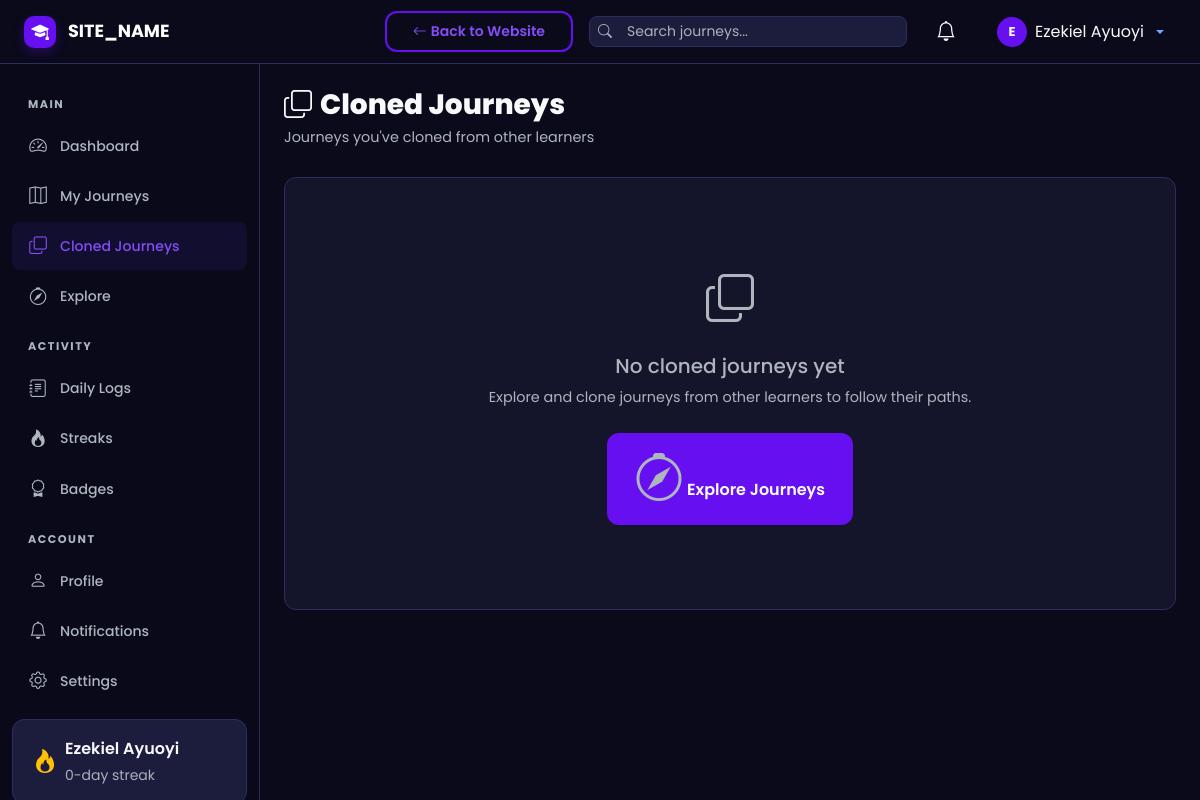
The app's page /user/cloned.php (signed in), older data.
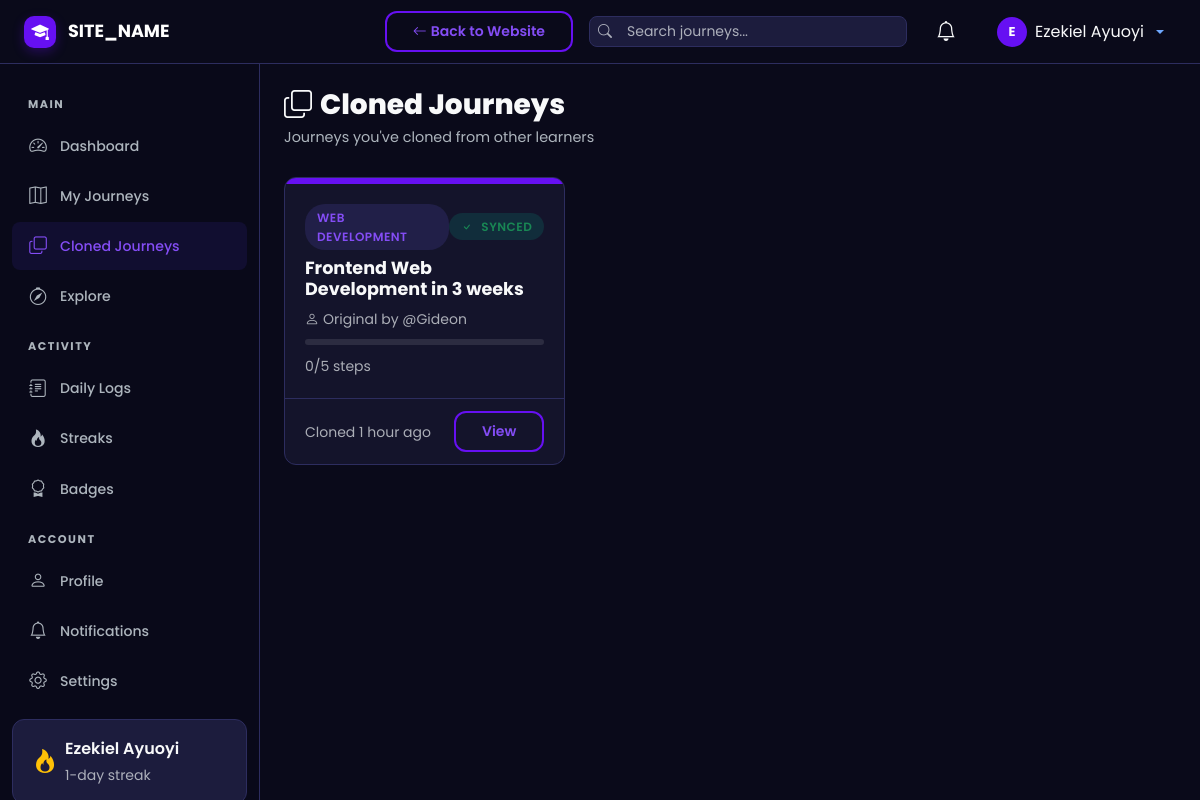
The same page, newer data.
### tables this page shows
CREATE TABLE `cloned_journeys` (
  `id` int UNSIGNED NOT NULL,
  `original_journey_id` int UNSIGNED NOT NULL,
  `cloned_journey_id` int UNSIGNED NOT NULL,
  `user_id` int UNSIGNED NOT NULL,
  `last_synced_at` datetime DEFAULT NULL,
  `is_synced` tinyint(1) NOT NULL DEFAULT '1',
  `created_at` datetime NOT NULL DEFAULT CURRENT_TIMESTAMP
);

CREATE TABLE `categories` (
  `id` int UNSIGNED NOT NULL,
  `name` varchar(100) NOT NULL,
  `slug` varchar(100) NOT NULL,
  `icon` varchar(50) DEFAULT 'bi-folder',
  `created_at` datetime NOT NULL DEFAULT CURRENT_TIMESTAMP
);

CREATE TABLE `journeys` (
  `id` int UNSIGNED NOT NULL,
  `user_id` int UNSIGNED NOT NULL,
  `title` varchar(255) NOT NULL,
  `slug` varchar(255) NOT NULL,
  `description` text,
  `category_id` int UNSIGNED DEFAULT NULL,
  `visibility` enum('public','private') NOT NULL DEFAULT 'public',
  `status` enum('active','completed','archived') NOT NULL DEFAULT 'active',
  `is_featured` tinyint(1) NOT NULL DEFAULT '0',
  `total_steps` int UNSIGNED NOT NULL DEFAULT '0',
  `completed_steps` int UNSIGNED NOT NULL DEFAULT '0',
  `clone_count` int UNSIGNED NOT NULL DEFAULT '0',
  `view_count` int UNSIGNED NOT NULL DEFAULT '0',
  `created_at` datetime NOT NULL DEFAULT CURRENT_TIMESTAMP,
  `updated_at` datetime NOT NULL DEFAULT CURRENT_TIMESTAMP ON UPDATE CURRENT_TIMESTAMP
);

CREATE TABLE `users` (
  `id` int UNSIGNED NOT NULL,
  `username` varchar(50) NOT NULL,
  `email` varchar(255) NOT NULL,
  `password_hash` varchar(255) NOT NULL,
  `full_name` varchar(100) NOT NULL,
  `avatar` varchar(255) DEFAULT 'default-avatar.png',
  `bio` text,
  `role` enum('user','admin') NOT NULL DEFAULT 'user',
  `is_active` tinyint(1) NOT NULL DEFAULT '1',
  `current_streak` int UNSIGNED NOT NULL DEFAULT '0',
  `longest_streak` int UNSIGNED NOT NULL DEFAULT '0',
  `last_activity_date` date DEFAULT NULL,
  `created_at` datetime NOT NULL DEFAULT CURRENT_TIMESTAMP,
  `updated_at` datetime NOT NULL DEFAULT CURRENT_TIMESTAMP ON UPDATE CURRENT_TIMESTAMP
);

### includes/session.php (called while the page is built, shortened)
<?php
function isLoggedIn(): bool {
    return isset($_SESSION['user_id']);
}
function getCurrentUser(): ?array {
    return [
        'id'        => $_SESSION['user_id'],
        'username'  => $_SESSION['username'],
        'full_name' => $_SESSION['full_name'],
        'email'     => $_SESSION['email'],
        'role'      => $_SESSION['user_role'],
        'avatar'    => $_SESSION['avatar'] ?? 'default-avatar.png',
    ];
}

### includes/helpers.php (called while the page is built, shortened)
<?php
function sanitize(?string $input): string {
    return htmlspecialchars(trim($input), ENT_QUOTES, 'UTF-8');
}
function timeAgo(string $datetime): string {
    $now  = new DateTime();
    $past = new DateTime($datetime);
    $diff = $now->diff($past);
    if ($diff->h > 0) return $diff->h . ' hour' . ($diff->h > 1 ? 's' : '') . ' ago';
    return 'just now';
}
function getUserStats(int $userId): array {
    $db = getDB();
    $stmt = $db->prepare("SELECT current_streak, longest_streak FROM users WHERE id = ?");
    $stmt->execute([$userId]);
    $user = $stmt->fetch();
    $stmt = $db->prepare("SELECT COUNT(*) FROM journeys WHERE user_id = ? AND status = 'completed'");
    $stmt->execute([$userId]);
    $completedJourneys = (int)$stmt->fetchColumn();
    $stmt = $db->prepare("SELECT COUNT(*) FROM steps s JOIN journeys j ON s.journey_id = j.id WHERE j.user_id = ? AND s.status = 'completed'");
    $stmt->execute([$userId]);
    $completedSteps = (int)$stmt->fetchColumn();
    $stmt = $db->prepare("SELECT SUM(clone_count) FROM journeys WHERE user_id = ?");
    $stmt->execute([$userId]);
    $totalClones = (int)$stmt->fetchColumn();
    $stmt = $db->prepare("SELECT COUNT(*) FROM aha_votes av JOIN steps s ON av.step_id = s.id JOIN journeys j ON s.journey_id = j.id WHERE j.user_id = ?");
    $stmt->execute([$userId]);
    $totalAha = (int)$stmt->fetchColumn();
    $stmt = $db->prepare("SELECT COUNT(*) FROM journeys WHERE user_id = ?");
    $stmt->execute([$userId]);
    $totalJourneys = (int)$stmt->fetchColumn();
    $stmt = $db->prepare("SELECT COUNT(*) FROM daily_logs WHERE user_id = ?");
    $stmt->execute([$userId]);
    $totalLogs = (int)$stmt->fetchColumn();
    $stmt = $db->prepare("SELECT COUNT(*) FROM step_comments WHERE user_id = ?");
    $stmt->execute([$userId]);
    $totalComments = (int)$stmt->fetchColumn();
    $stmt = $db->prepare("SELECT COUNT(*) FROM aha_votes WHERE user_id = ?");
    $stmt->execute([$userId]);
    $totalAhaGiven = (int)$stmt->fetchColumn();
    return [
        'current_streak'     => $user['current_streak'] ?? 0,
        'longest_streak'     => $user['longest_streak'] ?? 0,
        'completed_journeys' => $completedJourneys,
        'completed_steps'    => $completedSteps,
        'total_clones'       => $totalClones,
        'total_aha_received' => $totalAha,
        'total_aha_given'    => $totalAhaGiven,
        'total_journeys'     => $totalJourneys,
        'total_logs'         => $totalLogs,
        'total_comments_given' => $totalComments,
    ];
}

### user/cloned.php (the view, shortened to what the changed rows need)
<?php
require_once __DIR__ . '/../includes/dashboard_header.php';
$db = getDB();
$userId = getCurrentUserId();
$stmt = $db->prepare("SELECT cj.*, j.title, j.slug, j.total_steps, j.completed_steps, j.status, j.category_id,
    oj.title AS original_title, u.username AS original_author, c.name AS category_name
    FROM cloned_journeys cj
    JOIN journeys j ON cj.cloned_journey_id = j.id
    JOIN journeys oj ON cj.original_journey_id = oj.id
    JOIN users u ON oj.user_id = u.id
    LEFT JOIN categories c ON j.category_id = c.id
    WHERE cj.user_id = ?
    ORDER BY cj.created_at DESC");
$stmt->execute([$userId]);
$cloned = $stmt->fetchAll();
?>
<div class="st-page-header">
    <h1 class="st-page-title"><i class="bi bi-copy me-2"></i>Cloned Journeys</h1>
</div>
<?php if (empty($cloned)): ?>
    <div class="st-card">
        <div class="st-empty-state">
            <i class="bi bi-copy d-block"></i>
            <h5>No cloned journeys yet</h5>
            <p>Explore and clone journeys from other learners to follow their paths.</p>
            <a href="<?= SITE_URL ?>/explore.php" class="btn btn-st-primary mt-2"><i class="bi bi-compass me-1"></i>Explore Journeys</a>
        </div>
    </div>
<?php else: ?>
    <div class="row g-4">
        <?php foreach ($cloned as $cj): ?>
        <div class="col-md-6 col-xl-4">
            <div class="st-journey-card">
                <div class="card-header-gradient" style="<?= !$cj['is_synced'] ? 'background:linear-gradient(135deg,#FDCB6E,#E17055);' : '' ?>"></div>
                <div class="card-body">
                    <div class="d-flex align-items-center justify-content-between mb-2">
                        <?php if ($cj['category_name']): ?>
                            <span class="st-badge st-badge-primary"><?= sanitize($cj['category_name']) ?></span>
                        <?php else: ?>
                            <span></span>
                        <?php endif; ?>
                        <?php if (!$cj['is_synced']): ?>
                            <span class="st-badge st-badge-warning"><i class="bi bi-exclamation-triangle me-1"></i>Needs Sync</span>
                        <?php else: ?>
                            <span class="st-badge st-badge-success"><i class="bi bi-check me-1"></i>Synced</span>
                        <?php endif; ?>
                    </div>
                    <h5 class="card-title">
                        <a href="<?= SITE_URL ?>/journey/view.php?id=<?= $cj['cloned_journey_id'] ?>" class="text-decoration-none text-light"><?= sanitize($cj['title']) ?></a>
                    </h5>
                    <small class="text-muted d-block mb-2"><i class="bi bi-person me-1"></i>Original by <?= sanitize($cj['original_author']) ?></small>
                    <div class="st-progress mb-2"><div class="st-progress-bar" style="width:<?= completionPercent($cj['completed_steps'], $cj['total_steps']) ?>%"></div></div>
                    <small class="text-muted"><?= $cj['completed_steps'] ?>/<?= $cj['total_steps'] ?> steps</small>
                </div>
                <div class="card-footer">
                    <small class="text-muted">Cloned <?= timeAgo($cj['created_at']) ?></small>
                    <?php if (!$cj['is_synced']): ?>
                        <a href="<?= SITE_URL ?>/api/journey.php?action=sync&clone_id=<?= $cj['id'] ?>&token=<?= generateCSRFToken() ?>" class="btn btn-sm btn-warning"><i class="bi bi-arrow-repeat me-1"></i>Sync</a>
                    <?php else: ?>
                        <a href="<?= SITE_URL ?>/journey/view.php?id=<?= $cj['cloned_journey_id'] ?>" class="btn btn-sm btn-st-secondary">View</a>
                    <?php endif; ?>
                </div>
            </div>
        </div>
        <?php endforeach; ?>
    </div>
<?php endif; ?>
<?php require_once __DIR__ . '/../includes/dashboard_footer.php'; ?>

### includes/dashboard_header.php (shortened to what the changed rows need)
<?php
require_once __DIR__ . '/session.php';
require_once __DIR__ . '/helpers.php';
$currentUser = getCurrentUser();
?>
<!DOCTYPE html>
<html lang="en" data-bs-theme="dark">
<head>
    <link href="https://cdn.jsdelivr.net/npm/bootstrap@5.3.3/dist/css/bootstrap.min.css" rel="stylesheet">
    <link href="https://cdn.jsdelivr.net/npm/bootstrap-icons@1.11.3/font/bootstrap-icons.min.css" rel="stylesheet">
    <link href="<?= SITE_URL ?>/assets/css/style.css" rel="stylesheet">
    <link href="<?= SITE_URL ?>/assets/css/dashboard.css" rel="stylesheet">
</head>
<body class="dashboard-body">
<div class="st-wrapper">
    <nav class="st-sidebar" id="sidebar">
        <div class="st-sidebar-inner">
            <?php if ($currentUser['role'] !== 'admin'): ?>
                <?php $userStats = getUserStats($currentUser['id']); ?>
                <div class="st-streak-widget">
                    <div class="d-flex align-items-center">
                        <i class="bi bi-fire text-warning fs-4 me-2"></i>
                        <div>
                            <div class="fw-semibold"><?= sanitize($currentUser['full_name']) ?></div>
                            <small class="text-muted"><?= $userStats['current_streak'] ?>-day streak</small>
                        </div>
                    </div>
                </div>
            <?php endif; ?>
        </div>
    </nav>
    <main class="st-content">
        <div class="container-fluid p-4">

Row changes from the older to the newer data that the page shows:
added cloned_journeys: is_synced 1 (drawn), categories.name "WEB DEVELOPMENT", cloned_journey.title "Frontend Web Development in 3 weeks", users.username "@Gideon", cloned_journey.completed_steps "0", cloned_journey.total_steps "5", created_at "1 hour ago"
Text that changed along with them:
$userStats['current_streak']: "0" → "1"
text no longer shown: "No cloned journeys yet Explore and clone journeys from other learners to follow their paths. Explore Journeys"
